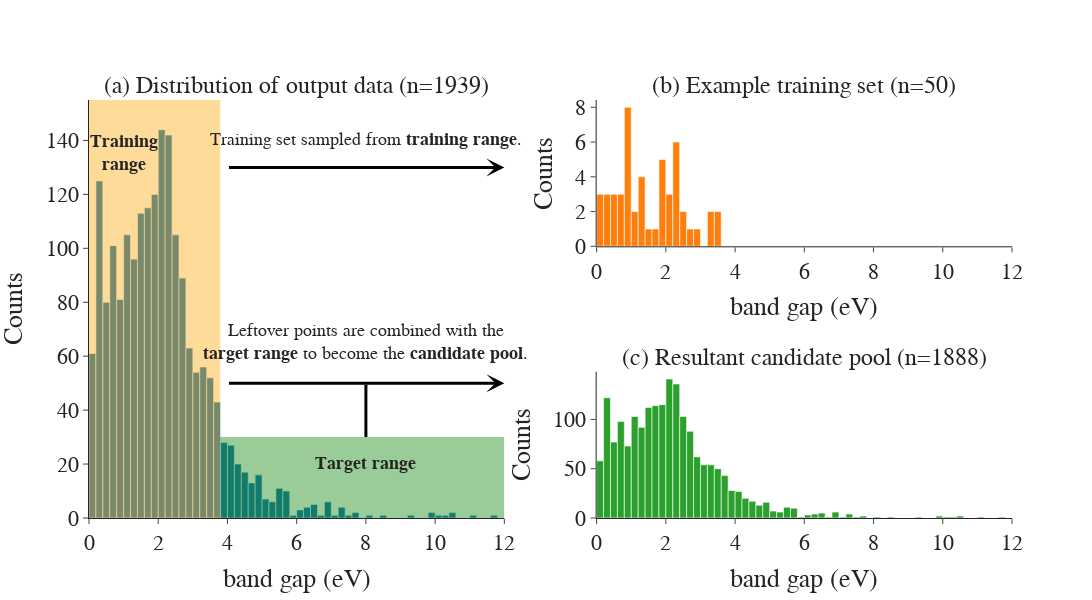

The code cell stored with this chart in its notebook:
### Code cell
fig = go.Figure()
fig = make_subplots(
    rows=2, cols=2,
    specs=[[{'rowspan':2}, {}],
          [None,{}]],
    print_grid=True,
        vertical_spacing=0.3,
    subplot_titles=['(a) Distribution of output data (n={})'.format(len(df)), 
                    '(b) Example training set (n={})'.format(len(df_training)), 
                    '(c) Resultant candidate pool (n=1888)'.format(len(df_pool))]
)
fig.add_trace(go.Histogram(x=df[sl_config['output']], nbinsx=100), row=1, col=1)
fig.add_trace(go.Histogram(x=df_training[sl_config['output']], nbinsx=25), row=1, col=2)
fig.add_trace(go.Histogram(x=df_pool[sl_config['output']], nbinsx=100), row=2, col=2)

fig.add_shape(type="rect", x0=0, x1=df[sl_config['output']].quantile(0.9), y0=0, y1=155, line_color="orange", fillcolor="orange", row=1, col=1)
fig.add_shape(type="rect", x0=df[sl_config['output']].quantile(0.9), x1=12, y0=0, y1=30, line_color="green", fillcolor="green", row=1, col=1)
fig.update_shapes(opacity=0.4, xref="x", yref="y")
fig.add_annotation(
  x=12,  # arrows' head
  y=130,  # arrows' head
  ax=4,  # arrows' tail
  ay=130,  # arrows' tail
  xref='x',
  yref='y',
  axref='x',
  ayref='y',
  text='',  # if you want only the arrow
  showarrow=True,
  arrowhead=3,
  arrowsize=1,
  arrowwidth=3,
  arrowcolor='black',
    row=1,
    col=1
)

fig.add_annotation(
  x=12,
  y=50, 
  ax=4,
  ay=50,  
  xref='x',
  yref='y',
  axref='x',
  ayref='y',
  text='',
  showarrow=True,
  arrowhead=3,
  arrowsize=1,
  arrowwidth=3,
  arrowcolor='black',
    row=1,
    col=1
)

fig.add_annotation(
  x=8,
  y=30,
  ax=8,
  ay=50,
  xref='x',
  yref='y',
  axref='x',
  ayref='y',
  text='',
  showarrow=True,
  arrowhead=0,
  arrowsize=1,
  arrowwidth=3,
  arrowcolor='black',
    row=1,
    col=1
)

fig.update_xaxes(range=[0, 12], title_text='band gap (eV)', row=1, col=1)
fig.update_xaxes(range=[0, 12], title_text='band gap (eV)', row=1, col=2)
fig.update_xaxes(range=[0, 12], title_text='band gap (eV)', row=2, col=2)
fig.update_yaxes(title_text='Counts', row=1, col=1)
fig.update_yaxes(title_text='Counts', row=1, col=2)
fig.update_yaxes(title_text='Counts', row=2, col=2)


# updates subplot titles
fig.update_annotations(font=dict(family="Barlow Semi Condensed", size=24))
fig.update_layout(font=dict(family="Barlow Semi Condensed", size=22), width=1200, height=600,  showlegend=False)

fig.add_annotation(
  x=8, 
  y=140,  
  ax=11,  
  ay=60,  
  xref='x',
  yref='y',
  axref='x',
  ayref='y',
    font=dict(size=18),
  showarrow=False,
    text='Training set sampled from <b>training range</b>.',
    row=1,
    col=1
)

fig.add_annotation(
  x=8, 
  y=65,  
  ax=11,  
  ay=60,  
  xref='x',
  yref='y',
  axref='x',
  ayref='y',
    font=dict(size=18),
  showarrow=False,
    text='Leftover points are combined with the<br><b>target range</b> to become the <b>candidate pool</b>.',
    row=1,
    col=1
)

fig.add_annotation(
    x=1,
    y=135, 
    ax=150, 
    ay=150, 
    xref='x',
    yref='y',
    axref='x',
    ayref='y',
    font=dict(size=18),
    showarrow=False,
    text='<b> Training <br>range</b>',
    row=1,
    col=1
)

fig.add_annotation(
  x=8,
  y=20, 
  ax=150,  
  ay=150,  
  xref='x',
  yref='y',
  axref='x',
  ayref='y',
    font=dict(size=18),
  showarrow=False,
    text='<b>Target range</b>',
    row=1,
    col=1
)


fig.show()
fig.write_image(os.path.join("static","fig2-data_config-matbench_expt_gap.png"), scale=2)

### Figure 1 — Plotly figure (JSON) as saved in the notebook; plotly's stock layout.template omitted (floating-point values rounded to 4 significant figures; data arrays with more than 128 entries replaced by an {"elided": "..."} marker saying what was removed)
{"data": [{"nbinsx": 100, "type": "histogram", "x": {"elided": "1939 float values"}, "xaxis": "x", "yaxis": "y"}, {"nbinsx": 25, "type": "histogram", "x": [2.35, 2.96, 0.1, 2.18, 1.37, 1.43, 0.54, 1.87, 1.6, 1.13, 3.52, 2.4, 2.64, 0.9, 2.37, 0.2, 1.29, 0.64, 3.3, 0.32, 0.75, 1.86, 0.8, 0.98, 2, 0.93, 2.2, 1.92, 0.54, 0.95, 2.1, 0.6, 0.88, 2.2, 3.41, 1.32, 0.8, 2.48, 0.48, 3.3, 1, 0.12, 1.8, 2.23, 2.3, 1.93, 1.2, 0.85, 0.34, 0.16], "xaxis": "x2", "yaxis": "y2"}, {"nbinsx": 100, "type": "histogram", "x": {"elided": "1889 float values"}, "xaxis": "x3", "yaxis": "y3"}], "layout": {"annotations": [{"font": {"family": "Barlow Semi Condensed", "size": 24}, "showarrow": false, "text": "(a) Distribution of output data (n=1939)", "x": 0.225, "xanchor": "center", "xref": "paper", "y": 1.0, "yanchor": "bottom", "yref": "paper"}, {"font": {"family": "Barlow Semi Condensed", "size": 24}, "showarrow": false, "text": "(b) Example training set (n=50)", "x": 0.775, "xanchor": "center", "xref": "paper", "y": 1.0, "yanchor": "bottom", "yref": "paper"}, {"font": {"family": "Barlow Semi Condensed", "size": 24}, "showarrow": false, "text": "(c) Resultant candidate pool (n=1888)", "x": 0.775, "xanchor": "center", "xref": "paper", "y": 0.35, "yanchor": "bottom", "yref": "paper"}, {"arrowcolor": "black", "arrowhead": 3, "arrowsize": 1, "arrowwidth": 3, "ax": 4, "axref": "x", "ay": 130, "ayref": "y", "font": {"family": "Barlow Semi Condensed", "size": 24}, "showarrow": true, "text": "", "x": 12, "xref": "x", "y": 130, "yref": "y"}, {"arrowcolor": "black", "arrowhead": 3, "arrowsize": 1, "arrowwidth": 3, "ax": 4, "axref": "x", "ay": 50, "ayref": "y", "font": {"family": "Barlow Semi Condensed", "size": 24}, "showarrow": true, "text": "", "x": 12, "xref": "x", "y": 50, "yref": "y"}, {"arrowcolor": "black", "arrowhead": 0, "arrowsize": 1, "arrowwidth": 3, "ax": 8, "axref": "x", "ay": 50, "ayref": "y", "font": {"family": "Barlow Semi Condensed", "size": 24}, "showarrow": true, "text": "", "x": 8, "xref": "x", "y": 30, "yref": "y"}, {"ax": 11, "axref": "x", "ay": 60, "ayref": "y", "font": {"size": 18}, "showarrow": false, "text": "Training set sampled from <b>training range</b>.", "x": 8, "xref": "x", "y": 140, "yref": "y"}, {"ax": 11, "axref": "x", "ay": 60, "ayref": "y", "font": {"size": 18}, "showarrow": false, "text": "Leftover points are combined with the<br><b>target range</b> to become the <b>candidate pool</b>.", "x": 8, "xref": "x", "y": 65, "yref": "y"}, {"ax": 150, "axref": "x", "ay": 150, "ayref": "y", "font": {"size": 18}, "showarrow": false, "text": "<b> Training <br>range</b>", "x": 1, "xref": "x", "y": 135, "yref": "y"}, {"ax": 150, "axref": "x", "ay": 150, "ayref": "y", "font": {"size": 18}, "showarrow": false, "text": "<b>Target range</b>", "x": 8, "xref": "x", "y": 20, "yref": "y"}], "font": {"family": "Barlow Semi Condensed", "size": 22}, "height": 600, "shapes": [{"fillcolor": "orange", "line": {"color": "orange"}, "opacity": 0.4, "type": "rect", "x0": 0, "x1": 3.792, "xref": "x", "y0": 0, "y1": 155, "yref": "y"}, {"fillcolor": "green", "line": {"color": "green"}, "opacity": 0.4, "type": "rect", "x0": 3.792, "x1": 12, "xref": "x", "y0": 0, "y1": 30, "yref": "y"}], "showlegend": false, "width": 1200, "xaxis": {"anchor": "y", "domain": [0, 0.45], "range": [0, 12], "title": {"text": "band gap (eV)"}, "type": "linear"}, "xaxis2": {"anchor": "y2", "domain": [0.55, 1], "range": [0, 12], "title": {"text": "band gap (eV)"}, "type": "linear"}, "xaxis3": {"anchor": "y3", "domain": [0.55, 1], "range": [0, 12], "title": {"text": "band gap (eV)"}, "type": "linear"}, "yaxis": {"anchor": "x", "autorange": true, "domain": [0, 1.0], "range": [0, 155], "title": {"text": "Counts"}}, "yaxis2": {"anchor": "x2", "autorange": true, "domain": [0.65, 1.0], "range": [0, 8.421], "title": {"text": "Counts"}}, "yaxis3": {"anchor": "x3", "autorange": true, "domain": [0, 0.35], "range": [0, 148.4], "title": {"text": "Counts"}}}}
